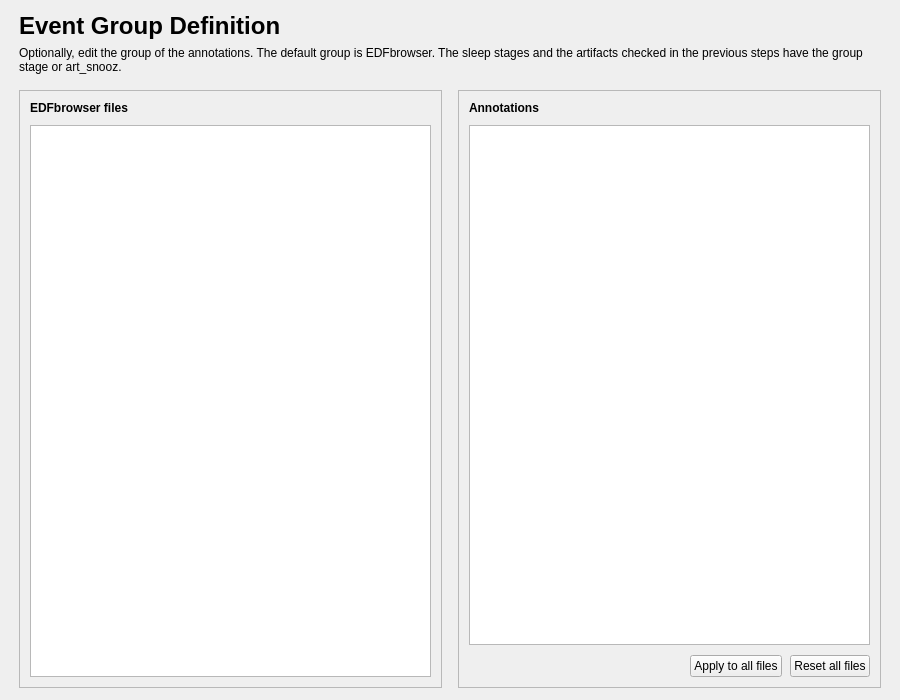
<?xml version="1.0" encoding="UTF-8"?>
<ui version="4.0">
 <class>GroupDefinition</class>
 <widget class="QWidget" name="GroupDefinition">
  <property name="geometry">
   <rect>
    <x>0</x>
    <y>0</y>
    <width>900</width>
    <height>700</height>
   </rect>
  </property>
  <property name="windowTitle">
   <string />
  </property>
  <layout class="QVBoxLayout" name="verticalLayout">
   <property name="spacing">
    <number>16</number>
   </property>
   <property name="leftMargin">
    <number>19</number>
   </property>
   <property name="topMargin">
    <number>12</number>
   </property>
   <property name="rightMargin">
    <number>19</number>
   </property>
   <property name="bottomMargin">
    <number>12</number>
   </property>
   <item>
    <layout class="QVBoxLayout" name="header_layout">
     <property name="spacing">
      <number>6</number>
     </property>
     <item>
      <widget class="QLabel" name="title_label">
       <property name="font">
        <font>
         <pointsize>18</pointsize>
         <bold>true</bold>
        </font>
       </property>
       <property name="text">
        <string>Event Group Definition</string>
       </property>
      </widget>
     </item>
     <item>
      <widget class="QLabel" name="subtitle_label">
       <property name="text">
        <string>Optionally, edit the group of the annotations. The default group is EDFbrowser. The sleep stages and the artifacts checked in the previous steps have the group stage or art_snooz.</string>
       </property>
       <property name="wordWrap">
        <bool>true</bool>
       </property>
       <property name="variant" stdset="0">
        <string notr="true">help</string>
       </property>
      </widget>
     </item>
    </layout>
   </item>
   <item>
    <layout class="QHBoxLayout" name="lists_layout" stretch="1,1">
     <property name="spacing">
      <number>16</number>
     </property>
     <item>
      <widget class="QFrame" name="files_card">
       <property name="frameShape">
        <enum>QFrame::Shape::StyledPanel</enum>
       </property>
       <property name="frameShadow">
        <enum>QFrame::Shadow::Raised</enum>
       </property>
       <layout class="QVBoxLayout" name="files_card_layout">
        <property name="spacing">
         <number>10</number>
        </property>
        <property name="leftMargin">
         <number>10</number>
        </property>
        <property name="topMargin">
         <number>10</number>
        </property>
        <property name="rightMargin">
         <number>10</number>
        </property>
        <property name="bottomMargin">
         <number>10</number>
        </property>
        <item>
         <widget class="QLabel" name="label">
          <property name="font">
           <font>
            <bold>true</bold>
           </font>
          </property>
          <property name="toolTip">
           <string>Select an EDFbrowser file to show its annotations.</string>
          </property>
          <property name="text">
           <string>EDFbrowser files</string>
          </property>
         </widget>
        </item>
        <item>
         <widget class="QListView" name="file_listview" />
        </item>
       </layout>
      </widget>
     </item>
     <item>
      <widget class="QFrame" name="events_card">
       <property name="frameShape">
        <enum>QFrame::Shape::StyledPanel</enum>
       </property>
       <property name="frameShadow">
        <enum>QFrame::Shadow::Raised</enum>
       </property>
       <layout class="QVBoxLayout" name="events_card_layout">
        <property name="spacing">
         <number>10</number>
        </property>
        <property name="leftMargin">
         <number>10</number>
        </property>
        <property name="topMargin">
         <number>10</number>
        </property>
        <property name="rightMargin">
         <number>10</number>
        </property>
        <property name="bottomMargin">
         <number>10</number>
        </property>
        <item>
         <widget class="QLabel" name="label_2">
          <property name="font">
           <font>
            <bold>true</bold>
           </font>
          </property>
          <property name="toolTip">
           <string>Double-click a group to edit it.</string>
          </property>
          <property name="text">
           <string>Annotations</string>
          </property>
         </widget>
        </item>
        <item>
         <widget class="QTableView" name="event_treeview">
          <property name="editTriggers">
           <set>QAbstractItemView::AllEditTriggers</set>
          </property>
          <property name="selectionMode">
           <enum>QAbstractItemView::NoSelection</enum>
          </property>
          <property name="selectionBehavior">
           <enum>QAbstractItemView::SelectItems</enum>
          </property>
          <attribute name="horizontalHeaderDefaultSectionSize">
           <number>180</number>
          </attribute>
          <attribute name="horizontalHeaderStretchLastSection">
           <bool>true</bool>
          </attribute>
          <attribute name="verticalHeaderVisible">
           <bool>false</bool>
          </attribute>
         </widget>
        </item>
        <item>
         <layout class="QHBoxLayout" name="events_buttons_layout" stretch="1,0,0">
          <property name="spacing">
           <number>8</number>
          </property>
          <item>
           <spacer name="events_buttons_layout_spacer">
            <property name="orientation">
             <enum>Qt::Orientation::Horizontal</enum>
            </property>
            <property name="sizeHint" stdset="0">
             <size>
              <width>40</width>
              <height>20</height>
             </size>
            </property>
           </spacer>
          </item>
          <item>
           <widget class="QPushButton" name="apply_all_pushButton">
            <property name="toolTip">
             <string>Gives the groups of the selected file to all the files.</string>
            </property>
            <property name="text">
             <string>Apply to all files</string>
            </property>
           </widget>
          </item>
          <item>
           <widget class="QPushButton" name="reset_all_files_pushButton">
            <property name="toolTip">
             <string>Gives back the default groups to all the files.</string>
            </property>
            <property name="text">
             <string>Reset all files</string>
            </property>
           </widget>
          </item>
         </layout>
        </item>
       </layout>
      </widget>
     </item>
    </layout>
   </item>
  </layout>
 </widget>
 <resources>
  <include location="../../../../../snooz-toolbox/src/main/python/ui/themes/themes.qrc" />
 </resources>
 <connections>
  <connection>
   <sender>file_listview</sender>
   <signal>clicked(QModelIndex)</signal>
   <receiver>GroupDefinition</receiver>
   <slot>on_file_selected()</slot>
   <hints>
    <hint type="sourcelabel">
     <x>109</x>
     <y>177</y>
    </hint>
    <hint type="destinationlabel">
     <x>213</x>
     <y>177</y>
    </hint>
   </hints>
  </connection>
  <connection>
   <sender>apply_all_pushButton</sender>
   <signal>clicked()</signal>
   <receiver>GroupDefinition</receiver>
   <slot>on_apply_to_all_files()</slot>
   <hints>
    <hint type="sourcelabel">
     <x>411</x>
     <y>280</y>
    </hint>
    <hint type="destinationlabel">
     <x>240</x>
     <y>164</y>
    </hint>
   </hints>
  </connection>
  <connection>
   <sender>reset_all_files_pushButton</sender>
   <signal>clicked()</signal>
   <receiver>GroupDefinition</receiver>
   <slot>on_reset_all_files()</slot>
   <hints>
    <hint type="sourcelabel">
     <x>541</x>
     <y>404</y>
    </hint>
    <hint type="destinationlabel">
     <x>298</x>
     <y>226</y>
    </hint>
   </hints>
  </connection>
 </connections>
 <slots>
  <slot>on_file_selected()</slot>
  <slot>on_event_selected()</slot>
  <slot>on_select_all_groups()</slot>
  <slot>on_apply_to_all_files()</slot>
  <slot>on_reset_all_files()</slot>
  <slot>search_pattern_slot()</slot>
 </slots>
</ui>
